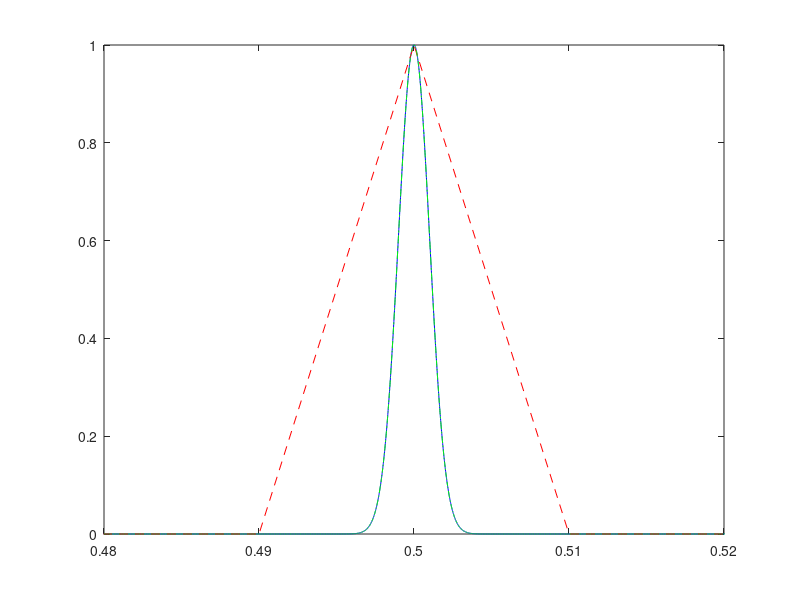

The MATLAB source for this figure:
function inte_try

dth = [0.02, 0.01, 0.001, 0.0001, 0.00001];
rho = zeros(1, length(dth));
for kk = 1: length(dth)
theta = 0:dth(kk):1;
epsilon = 1e-5;
n = exp((sin(pi*theta) -1) / epsilon);
rho(kk) = (theta(2)-theta(1)) * (0.5*n(1) + sum(n(2:end-1), 2) + 0.5*n(end));
end

% plot(dth, rho, '-*');

figure(10)
plot(theta, n, 'b-');
hold on
axis([0.48 0.52 0 1]);

dtheta = 0.01;
theta = 0:dtheta:1;
u = sin(pi*theta) -1;
n = exp(u / epsilon);
figure(10)
plot(theta, n, 'r--');
hold on
thth = 0:0.00001:1;
uu = interp1(theta, u, thth, 'spline');
nn = exp(uu / epsilon); 
figure(10)
plot(thth, nn, 'g-.');
hold on

rhoo = (thth(2)-thth(1)) * (0.5*nn(1) + sum(nn(2:end-1), 2) + 0.5*nn(end));
hold on 
plot(thth(2)-thth(1), rhoo, 'r>'); 
end

